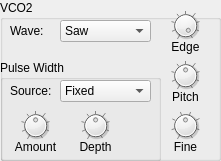
  <widget class="QGroupBox" name="groupBox_3">
   <property name="geometry">
    <rect>
     <x>230</x>
     <y>80</y>
     <width>221</width>
     <height>161</height>
    </rect>
   </property>
   <property name="title">
    <string>VCO2</string>
   </property>
   <widget class="QLabel" name="label_5">
    <property name="geometry">
     <rect>
      <x>10</x>
      <y>20</y>
      <width>51</width>
      <height>21</height>
     </rect>
    </property>
    <property name="text">
     <string>Wave:</string>
    </property>
   </widget>
   <widget class="ComboPicker" name="osc2wave">
    <property name="geometry">
     <rect>
      <x>60</x>
      <y>20</y>
      <width>91</width>
      <height>22</height>
     </rect>
    </property>
    <item>
     <property name="text">
      <string>Saw</string>
     </property>
    </item>
    <item>
     <property name="text">
      <string>Pulse</string>
     </property>
    </item>
    <item>
     <property name="text">
      <string>Saw 2</string>
     </property>
    </item>
    <item>
     <property name="text">
      <string>Mix</string>
     </property>
    </item>
   </widget>
   <widget class="DialKnob" name="edge2">
    <property name="geometry">
     <rect>
      <x>170</x>
      <y>10</y>
      <width>31</width>
      <height>31</height>
     </rect>
    </property>
    <property name="sizePolicy">
     <sizepolicy hsizetype="Fixed" vsizetype="Fixed">
      <horstretch>0</horstretch>
      <verstretch>0</verstretch>
     </sizepolicy>
    </property>
    <property name="minimumSize">
     <size>
      <width>0</width>
      <height>0</height>
     </size>
    </property>
    <property name="maximumSize">
     <size>
      <width>16777215</width>
      <height>16777215</height>
     </size>
    </property>
    <property name="minimum">
     <number>0</number>
    </property>
    <property name="maximum">
     <number>127</number>
    </property>
    <property name="value">
     <number>127</number>
    </property>
    <property name="notchTarget">
     <double>16.000000000000000</double>
    </property>
    <property name="notchesVisible">
     <bool>true</bool>
    </property>
   </widget>
   <widget class="QLabel" name="label_19">
    <property name="geometry">
     <rect>
      <x>160</x>
      <y>40</y>
      <width>51</width>
      <height>21</height>
     </rect>
    </property>
    <property name="frameShadow">
     <enum>QFrame::Plain</enum>
    </property>
    <property name="text">
     <string>Edge</string>
    </property>
    <property name="alignment">
     <set>Qt::AlignHCenter|Qt::AlignTop</set>
    </property>
   </widget>
   <widget class="QGroupBox" name="groupBox_5">
    <property name="geometry">
     <rect>
      <x>0</x>
      <y>60</y>
      <width>161</width>
      <height>101</height>
     </rect>
    </property>
    <property name="title">
     <string>Pulse Width</string>
    </property>
    <widget class="ComboPicker" name="PWSrc2">
     <property name="geometry">
      <rect>
       <x>60</x>
       <y>20</y>
       <width>91</width>
       <height>22</height>
      </rect>
     </property>
     <item>
      <property name="text">
       <string>Fixed</string>
      </property>
     </item>
     <item>
      <property name="text">
       <string>PEG</string>
      </property>
     </item>
     <item>
      <property name="text">
       <string>FEG</string>
      </property>
     </item>
     <item>
      <property name="text">
       <string>LFO1</string>
      </property>
     </item>
     <item>
      <property name="text">
       <string>LFO2</string>
      </property>
     </item>
     <item>
      <property name="text">
       <string>LFO2 Phase</string>
      </property>
     </item>
     <item>
      <property name="text">
       <string>LFO2 Fast</string>
      </property>
     </item>
    </widget>
    <widget class="QLabel" name="label_20">
     <property name="geometry">
      <rect>
       <x>10</x>
       <y>20</y>
       <width>51</width>
       <height>21</height>
      </rect>
     </property>
     <property name="text">
      <string>Source:</string>
     </property>
    </widget>
    <widget class="QLabel" name="label_21">
     <property name="geometry">
      <rect>
       <x>70</x>
       <y>80</y>
       <width>51</width>
       <height>21</height>
      </rect>
     </property>
     <property name="frameShadow">
      <enum>QFrame::Plain</enum>
     </property>
     <property name="text">
      <string>Depth</string>
     </property>
     <property name="alignment">
      <set>Qt::AlignHCenter|Qt::AlignTop</set>
     </property>
    </widget>
    <widget class="DialKnob" name="depth2">
     <property name="geometry">
      <rect>
       <x>80</x>
       <y>50</y>
       <width>31</width>
       <height>31</height>
      </rect>
     </property>
     <property name="sizePolicy">
      <sizepolicy hsizetype="Fixed" vsizetype="Fixed">
       <horstretch>0</horstretch>
       <verstretch>0</verstretch>
      </sizepolicy>
     </property>
     <property name="minimumSize">
      <size>
       <width>0</width>
       <height>0</height>
      </size>
     </property>
     <property name="maximumSize">
      <size>
       <width>16777215</width>
       <height>16777215</height>
      </size>
     </property>
     <property name="minimum">
      <number>-64</number>
     </property>
     <property name="maximum">
      <number>63</number>
     </property>
     <property name="notchTarget">
      <double>16.000000000000000</double>
     </property>
     <property name="notchesVisible">
      <bool>true</bool>
     </property>
    </widget>
    <widget class="DialKnob" name="PW2">
     <property name="geometry">
      <rect>
       <x>20</x>
       <y>50</y>
       <width>31</width>
       <height>31</height>
      </rect>
     </property>
     <property name="sizePolicy">
      <sizepolicy hsizetype="Fixed" vsizetype="Fixed">
       <horstretch>0</horstretch>
       <verstretch>0</verstretch>
      </sizepolicy>
     </property>
     <property name="minimumSize">
      <size>
       <width>0</width>
       <height>0</height>
      </size>
     </property>
     <property name="maximumSize">
      <size>
       <width>16777215</width>
       <height>16777215</height>
      </size>
     </property>
     <property name="minimum">
      <number>0</number>
     </property>
     <property name="maximum">
      <number>127</number>
     </property>
     <property name="value">
      <number>64</number>
     </property>
     <property name="notchTarget">
      <double>16.000000000000000</double>
     </property>
     <property name="notchesVisible">
      <bool>true</bool>
     </property>
    </widget>
    <widget class="QLabel" name="label_22">
     <property name="geometry">
      <rect>
       <x>10</x>
       <y>80</y>
       <width>51</width>
       <height>21</height>
      </rect>
     </property>
     <property name="frameShadow">
      <enum>QFrame::Plain</enum>
     </property>
     <property name="text">
      <string>Amount</string>
     </property>
     <property name="alignment">
      <set>Qt::AlignHCenter|Qt::AlignTop</set>
     </property>
    </widget>
    <zorder>label_20</zorder>
    <zorder>label_21</zorder>
    <zorder>label_22</zorder>
    <zorder>PWSrc2</zorder>
    <zorder>depth2</zorder>
    <zorder>PW2</zorder>
   </widget>
   <widget class="QLabel" name="label_23">
    <property name="geometry">
     <rect>
      <x>160</x>
      <y>90</y>
      <width>51</width>
      <height>21</height>
     </rect>
    </property>
    <property name="frameShadow">
     <enum>QFrame::Plain</enum>
    </property>
    <property name="text">
     <string>Pitch</string>
    </property>
    <property name="alignment">
     <set>Qt::AlignHCenter|Qt::AlignTop</set>
    </property>
   </widget>
   <widget class="DialKnob" name="fine2">
    <property name="geometry">
     <rect>
      <x>170</x>
      <y>110</y>
      <width>31</width>
      <height>31</height>
     </rect>
    </property>
    <property name="sizePolicy">
     <sizepolicy hsizetype="Fixed" vsizetype="Fixed">
      <horstretch>0</horstretch>
      <verstretch>0</verstretch>
     </sizepolicy>
    </property>
    <property name="minimumSize">
     <size>
      <width>0</width>
      <height>0</height>
     </size>
    </property>
    <property name="maximumSize">
     <size>
      <width>16777215</width>
      <height>16777215</height>
     </size>
    </property>
    <property name="minimum">
     <number>-50</number>
    </property>
    <property name="maximum">
     <number>50</number>
    </property>
    <property name="notchTarget">
     <double>16.000000000000000</double>
    </property>
    <property name="notchesVisible">
     <bool>true</bool>
    </property>
   </widget>
   <widget class="QLabel" name="label_24">
    <property name="geometry">
     <rect>
      <x>160</x>
      <y>140</y>
      <width>51</width>
      <height>21</height>
     </rect>
    </property>
    <property name="frameShadow">
     <enum>QFrame::Plain</enum>
    </property>
    <property name="text">
     <string>Fine</string>
    </property>
    <property name="alignment">
     <set>Qt::AlignHCenter|Qt::AlignTop</set>
    </property>
   </widget>
   <widget class="DialKnob" name="pitch2">
    <property name="geometry">
     <rect>
      <x>170</x>
      <y>60</y>
      <width>31</width>
      <height>31</height>
     </rect>
    </property>
    <property name="sizePolicy">
     <sizepolicy hsizetype="Fixed" vsizetype="Fixed">
      <horstretch>0</horstretch>
      <verstretch>0</verstretch>
     </sizepolicy>
    </property>
    <property name="minimumSize">
     <size>
      <width>0</width>
      <height>0</height>
     </size>
    </property>
    <property name="maximumSize">
     <size>
      <width>16777215</width>
      <height>16777215</height>
     </size>
    </property>
    <property name="minimum">
     <number>-64</number>
    </property>
    <property name="maximum">
     <number>63</number>
    </property>
    <property name="notchTarget">
     <double>16.000000000000000</double>
    </property>
    <property name="notchesVisible">
     <bool>true</bool>
    </property>
   </widget>
   <zorder>label_23</zorder>
   <zorder>label_19</zorder>
   <zorder>label_24</zorder>
   <zorder>label_5</zorder>
   <zorder>osc2wave</zorder>
   <zorder>edge2</zorder>
   <zorder>groupBox_5</zorder>
   <zorder>fine2</zorder>
   <zorder>pitch2</zorder>
  </widget>
